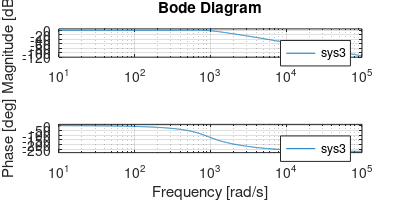

This figure's MATLAB source:
%Coeficientes para caraterizar un sistema de Primer o Segundo Orden 
clc;clear;
%Primer Orden
T=460e-6;
Mp1=2*(1.15);
zi1=sqrt(((-log(Mp1/2-1)/pi)^2)/(1+(-log(Mp1/2-1)/pi)^2))
Tp1=4e-3;
wn1=pi/(Tp1*(sqrt(1-zi1^2)))
Mp2=2*(1.06);
zi2=sqrt(((-log(Mp2/2-1)/pi)^2)/(1+(-log(Mp2/2-1)/pi)^2));
Tp2=1.6e-3;
wn2=pi/(Tp2*(sqrt(1-zi2^2)));
save('Datos.mat','T','zi1','wn1','zi2','wn2');
sys21=tf(wn1^2,[1 2*wn1*zi1 wn1^2]);
sys22=tf(wn2^2,[1 2*wn2*zi2 wn2^2])
sys1=tf(1,[460e-6 1])
sys3=sys1*sys21;
sys5=sys1*sys22*sys21;
figure('Name','Calculo de Coeficientes','NumberTitle','off','Color','white');
set(gcf, 'renderer', 'painters');
set(gcf, 'PaperUnits', 'inches');
set(gcf, 'PaperSize', [6 2]);
set(gcf, 'PaperPositionMode', 'manual');
set(gcf, 'PaperPosition', [0 0 4 2]);
bode(sys3);
%nyquist(sys5);
